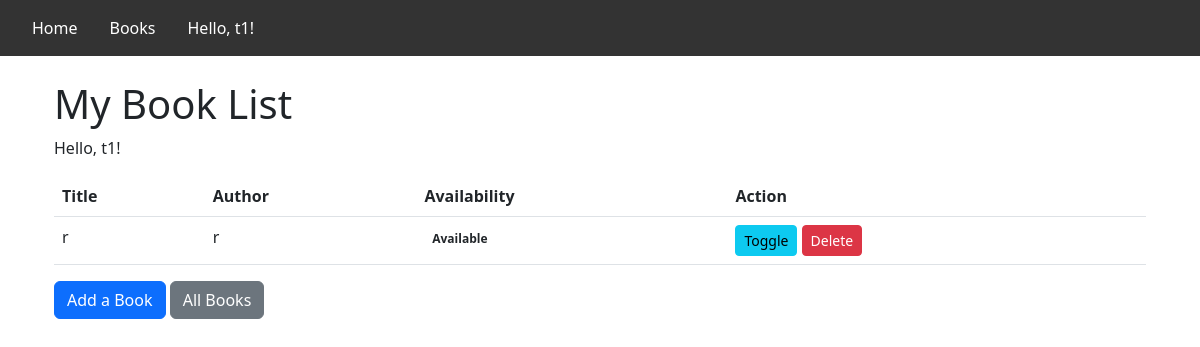
The app's page /books/my_books/ (signed in) with its own data.
### books/models.py (models this page shows)
class Book(models.Model):
    title = models.CharField(max_length=255)
    author = models.CharField(max_length=255)
    owner = models.ForeignKey(User, on_delete=models.CASCADE)
    available_for_borrow = models.BooleanField(default=True)

### books/views.py (the view)
# urls.py: path("my_books/", views.my_book_list, name="my_book_list"),
@login_required(login_url='login')
def my_book_list(request):
    books = Book.objects.filter(owner=request.user)
    return render(request, 'books/my_book_list.html', {'books': books})

### books/templates/books/my_book_list.html (shortened to what this page needs)
{% extends 'components/main.html' %}
{% block content %}
<div class="container mt-4">
    <h1>My Book List</h1>
    {% if user.is_authenticated %}
    <p>Hello, {{ user.username }}!</p>
    {% else %}
    <p><a href="{% url 'login' %}" class="btn btn-primary">Login</a></p>
    {% endif %}
    <table class="table">
        <thead class="thead-dark">
            <tr>
                <th>Title</th>
                <th>Author</th>
                <th>Availability</th>
                <th>Action</th>
            </tr>
        </thead>
        <tbody>
            {% for book in books %}
            <tr>
                <td>{{ book.title }}</td>
                <td>{{ book.author }}</td>
                <td>
                    {% if book.available_for_borrow %}
                    <span class="badge badge-success text-dark">Available</span>
                    {% else %}
                    <span class="badge badge-danger text-dark">Not Available</span>
                    {% endif %}
                </td>
                <td>
                    <a href="{% url 'update_availability' book.id %}" class="btn btn-info btn-sm">Toggle</a>
                    <form method="post" action="{% url 'delete_book' book.id %}" style="display:inline;">
                        <button type="submit" class="btn btn-danger btn-sm">Delete</button>
                    </form>
                </td>
            </tr>
            {% endfor %}
        </tbody>
    </table>
    <a href="{% url 'add_book' %}" class="btn btn-primary">Add a Book</a>
    <a href="{% url 'book_list' %}" class="btn btn-secondary">All Books</a>
</div>
{% endblock %}

### templates/components/navbar.html (shortened to what this page needs)
<nav>
  <ul>
    <li><a href="/">Home</a></li>
    <li><a href="/books">Books</a></li>
    {% if user.is_authenticated %}
    <li>Hello, {{ user.username }}!</li>
    {% else %}
    <li><a href="{% url 'login' %}">Login</a></li>
    {% endif %}
  </ul>
</nav>

### templates/components/navbar.html (style rules this page uses)
nav { background-color: #333; color: #fff; display: flex; justify-content: space-between; padding: 1rem; }
nav ul { display: flex; list-style: none; margin: 0; padding: 0; }
nav li { margin: 0 1rem; }
nav a { color: #fff; text-decoration: none; }

### records on screen
Book: title "r", author "r", available_for_borrow "Available"

### other values on screen
{{ user.username }} "t1"
